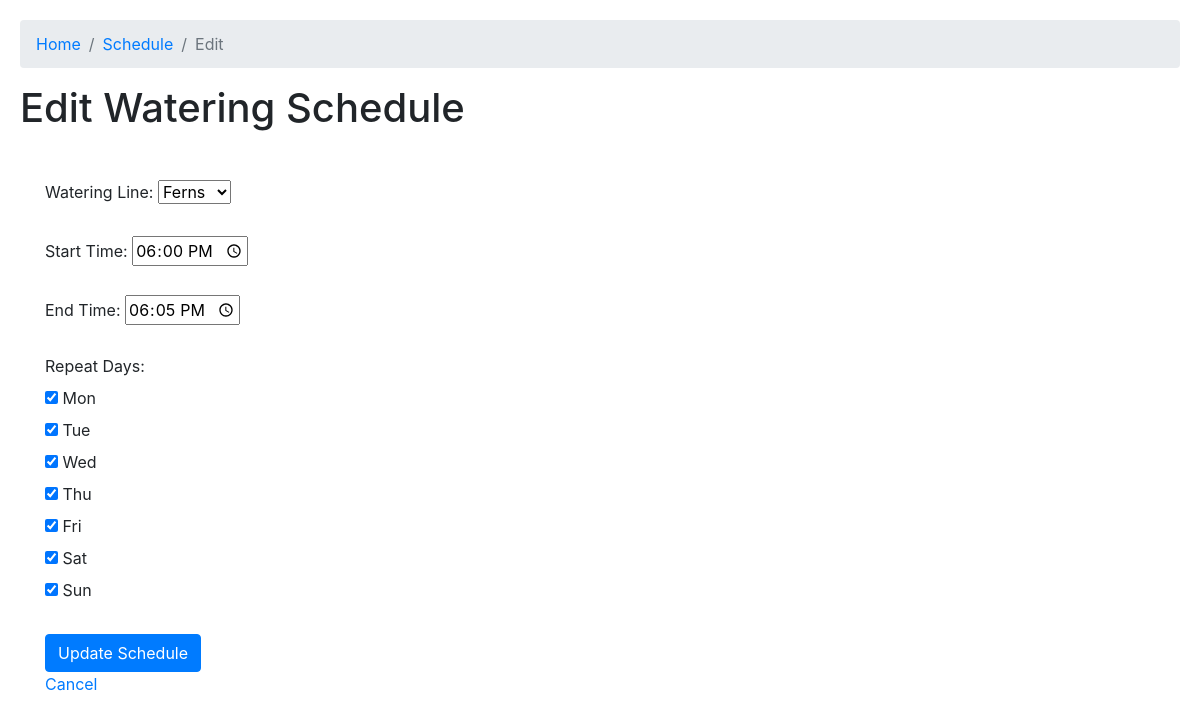
/schedules/edit/7, run on an earlier commit of the app's database.
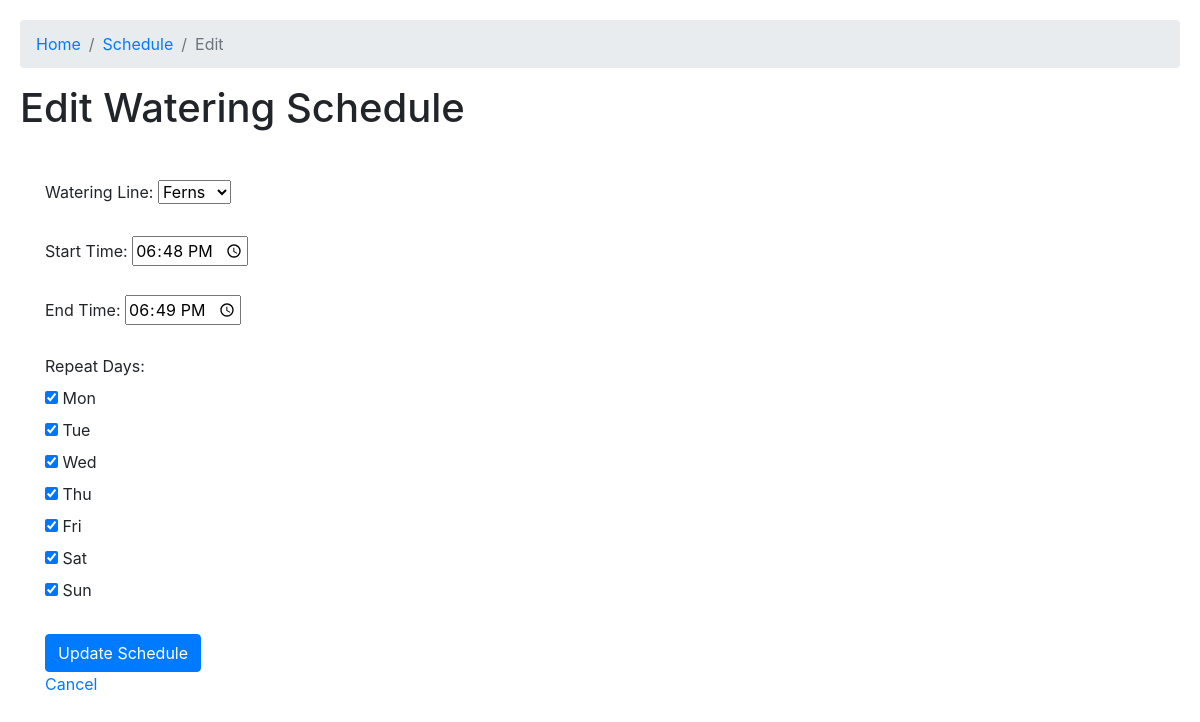
And on a later commit of the database.
### tables this page shows
CREATE TABLE watering_schedule (
        id INTEGER PRIMARY KEY AUTOINCREMENT,
        watering_line_id INTEGER NOT NULL,
        start_time TEXT NOT NULL,
        end_time TEXT NOT NULL,
        repeat_days TEXT NOT NULL,
        FOREIGN KEY (watering_line_id) REFERENCES watering_lines (id) ON DELETE CASCADE
    );

CREATE TABLE watering_lines (
        id INTEGER PRIMARY KEY AUTOINCREMENT,
        name TEXT NOT NULL,
        gpio_pin INTEGER NOT NULL UNIQUE
    );

### main.py (the view, shortened to what this page needs)
@app.route("/schedules/edit/<int:schedule_id>", methods=["GET", "POST"])
def edit_schedule(schedule_id):
    with SQLite() as db:
        if request.method == "GET":
            schedule = db.execute(
                "SELECT * FROM watering_schedule WHERE id = ?", (schedule_id,)
            ).fetchone()
            watering_lines = db.execute("SELECT id, name FROM watering_lines").fetchall()
            if not schedule:
                return "Schedule not found", 404
            return render_template(
                "edit_schedule.html", schedule=schedule, watering_lines=watering_lines
            )
    reload_schedules()  # Reload schedules to reflect the change
    return redirect(url_for("list_schedules"))

### utils.py (called while the page is built)
def dict_factory(cursor, row):
    fields = [column[0] for column in cursor.description]
    return {key: value for key, value in zip(fields, row)}

    def __enter__(self):
        try:
            self.conn = sqlite3.connect(self.file)
            self.conn.row_factory = dict_factory
            return self.conn
        except sqlite3.Error as e:
            raise RuntimeError(f"Database connection failed: {e}")

    def __exit__(self, type, value, traceback):
        if self.conn:
            if traceback is None:  # Commit only if no exception occurred
                self.conn.commit()
            self.conn.close()

### templates/edit_schedule.html
{% extends 'layout.html' %} {% block header %}
<h1>{% block title %}Edit Watering Schedule{% endblock %}</h1>
{% endblock %} {% block nav%}
<li class="breadcrumb-item"><a href="/">Home</a></li>
<li class="breadcrumb-item"><a href="{{ url_for('list_schedules')}}">Schedule</a></li>
<li class="breadcrumb-item active" aria-current="page">Edit</li>
{% endblock %} {% block content %}
    <form method="POST">
      <label for="watering_line_id">Watering Line:</label>
      <select id="watering_line_id" name="watering_line_id">
        {% for line in watering_lines %}
        <option value="{{ line.id }}" {% if line.id == schedule.watering_line_id %}selected{% endif %}>
          {{ line.name }}
        </option>
        {% endfor %}
      </select><br /><br />
      <label for="start_time">Start Time:</label>
      <input
        type="time"
        id="start_time"
        name="start_time"
        value="{{ schedule.start_time }}"
        required
      /><br /><br />
      <label for="end_time">End Time:</label>
      <input
        type="time"
        id="end_time"
        name="end_time"
        value="{{ schedule.end_time }}"
        required
      /><br /><br />
      <label>Repeat Days:</label><br />
      {% for day in ["Mon", "Tue", "Wed", "Thu", "Fri", "Sat", "Sun"] %}
      <input
        type="checkbox"
        id="{{ day }}"
        name="repeat_days"
        value="{{ day }}"
        {% if day in schedule.repeat_days.split(',') %}checked{% endif %}
      />
      <label for="{{ day }}">{{ day }}</label><br />
      {% endfor %}
      <br />
      <button type="submit" class="btn btn-primary">Update Schedule</button>
    </form>
    <a href="{{ url_for('list_schedules') }}">Cancel</a>
{% endblock %}

What changed in the data, as far as the page shows it:
changed watering_schedule "Ferns": start_time "18:00" → "18:48"; end_time "18:05" → "18:49"
